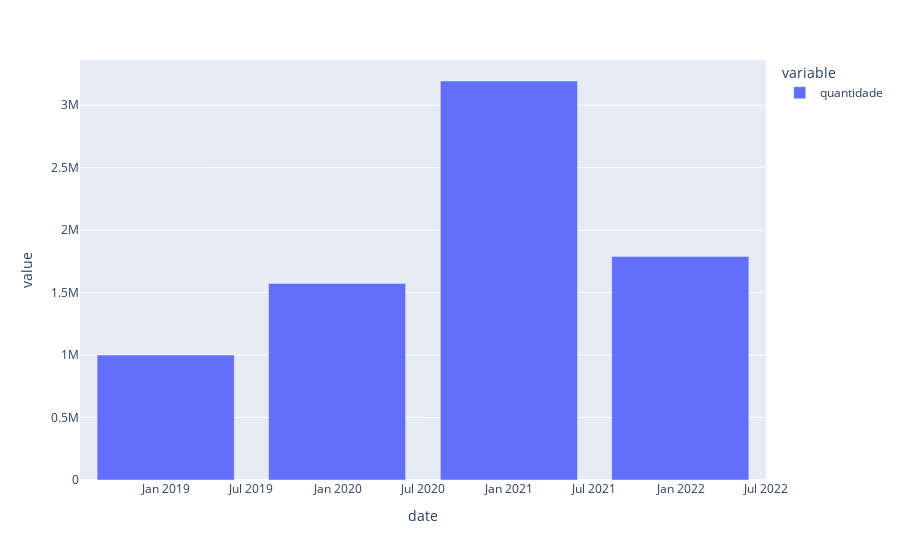

Source (notebook cell):
### Code cell
fig = px.bar(frequency_per_day.groupby(pd.Grouper(freq='Y')).sum())

fig

### Figure 1 — Plotly figure (JSON) as saved in the notebook; plotly's stock layout.template omitted (floating-point values rounded to 4 significant figures)
{"data": [{"alignmentgroup": "True", "hovertemplate": "variable=quantidade<br>date=%{x}<br>value=%{y}<extra></extra>", "legendgroup": "quantidade", "marker": {"color": "#636efa"}, "name": "quantidade", "offsetgroup": "quantidade", "orientation": "v", "showlegend": true, "textposition": "auto", "type": "bar", "x": ["2018-12-31T00:00:00", "2019-12-31T00:00:00", "2020-12-31T00:00:00", "2021-12-31T00:00:00"], "xaxis": "x", "y": [999654, 1573165, 3193126, 1789125], "yaxis": "y"}], "layout": {"barmode": "relative", "legend": {"title": {"text": "variable"}, "tracegroupgap": 0}, "margin": {"t": 60}, "xaxis": {"anchor": "y", "domain": [0, 1], "title": {"text": "date"}}, "yaxis": {"anchor": "x", "domain": [0, 1], "title": {"text": "value"}}}}
